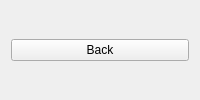
<?xml version="1.0" encoding="UTF-8"?>
<ui version="4.0">
 <class>CreateBillPage</class>
 <widget class="QWidget" name="CreateBillPage">
  <property name="windowTitle">
   <string>Create Bill Page</string>
  </property>
  <layout class="QVBoxLayout" name="verticalLayout">
   <item>
    <widget class="QPushButton" name="backButton">
     <property name="text">
      <string>Back</string>
     </property>
    </widget>
   </item>
  </layout>
 </widget>
 <resources/>
 <connections/>
</ui>
